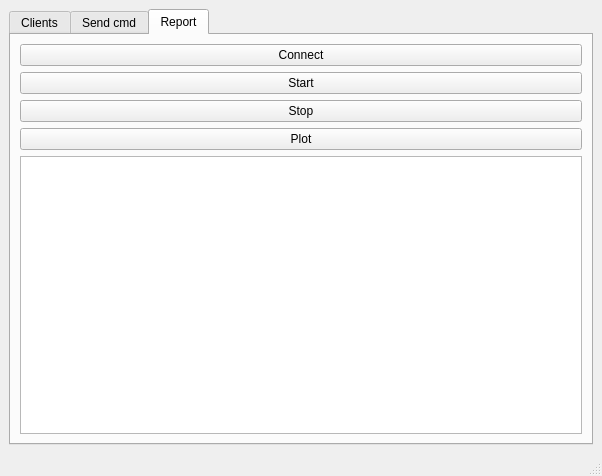
<?xml version="1.0" encoding="UTF-8"?>
<ui version="4.0">
 <class>MainWindow</class>
 <widget class="QMainWindow" name="MainWindow">
  <property name="enabled">
   <bool>true</bool>
  </property>
  <property name="geometry">
   <rect>
    <x>0</x>
    <y>0</y>
    <width>602</width>
    <height>476</height>
   </rect>
  </property>
  <property name="windowTitle">
   <string>V2X</string>
  </property>
  <property name="documentMode">
   <bool>false</bool>
  </property>
  <widget class="QWidget" name="centralwidget">
   <layout class="QGridLayout" name="gridLayout">
    <item row="0" column="0">
     <widget class="QTabWidget" name="tabWidget">
      <property name="currentIndex">
       <number>2</number>
      </property>
      <widget class="QWidget" name="tab">
       <attribute name="title">
        <string>Clients</string>
       </attribute>
       <layout class="QGridLayout" name="gridLayout_3">
        <item row="0" column="0">
         <layout class="QVBoxLayout" name="verticalLayout">
          <item>
           <widget class="QListWidget" name="ipList">
            <item>
             <property name="text">
              <string>ID: Host</string>
             </property>
             <property name="flags">
              <set>NoItemFlags</set>
             </property>
            </item>
           </widget>
          </item>
          <item>
           <widget class="QPushButton" name="startButton">
            <property name="text">
             <string>Listen</string>
            </property>
           </widget>
          </item>
          <item>
           <widget class="QPushButton" name="stopButton">
            <property name="enabled">
             <bool>false</bool>
            </property>
            <property name="text">
             <string>Stop</string>
            </property>
           </widget>
          </item>
         </layout>
        </item>
       </layout>
      </widget>
      <widget class="QWidget" name="tab_2">
       <attribute name="title">
        <string>Send cmd</string>
       </attribute>
       <layout class="QGridLayout" name="gridLayout_4">
        <item row="0" column="0">
         <layout class="QVBoxLayout" name="verticalLayout_3">
          <item>
           <widget class="QLabel" name="label">
            <property name="font">
             <font>
              <pointsize>10</pointsize>
             </font>
            </property>
            <property name="text">
             <string>Select a client and send command:</string>
            </property>
           </widget>
          </item>
          <item>
           <widget class="QLineEdit" name="cmd_line"/>
          </item>
          <item>
           <widget class="QPushButton" name="send_cmd_btn">
            <property name="enabled">
             <bool>true</bool>
            </property>
            <property name="text">
             <string>Send</string>
            </property>
            <property name="autoDefault">
             <bool>true</bool>
            </property>
            <property name="default">
             <bool>false</bool>
            </property>
            <property name="flat">
             <bool>false</bool>
            </property>
           </widget>
          </item>
         </layout>
        </item>
        <item row="1" column="0">
         <spacer name="verticalSpacer">
          <property name="orientation">
           <enum>Qt::Vertical</enum>
          </property>
          <property name="sizeHint" stdset="0">
           <size>
            <width>20</width>
            <height>40</height>
           </size>
          </property>
         </spacer>
        </item>
       </layout>
      </widget>
      <widget class="QWidget" name="tab_3">
       <attribute name="title">
        <string>Report</string>
       </attribute>
       <layout class="QGridLayout" name="gridLayout_2">
        <item row="1" column="0">
         <widget class="QPushButton" name="start_report_btn">
          <property name="text">
           <string>Start</string>
          </property>
         </widget>
        </item>
        <item row="0" column="0">
         <widget class="QPushButton" name="connect_report_btn">
          <property name="text">
           <string>Connect</string>
          </property>
         </widget>
        </item>
        <item row="2" column="0">
         <widget class="QPushButton" name="stop_report_btn">
          <property name="text">
           <string>Stop</string>
          </property>
         </widget>
        </item>
        <item row="4" column="0">
         <widget class="QListWidget" name="reportList"/>
        </item>
        <item row="3" column="0">
         <widget class="QPushButton" name="plot_btn">
          <property name="text">
           <string>Plot</string>
          </property>
         </widget>
        </item>
       </layout>
      </widget>
     </widget>
    </item>
   </layout>
  </widget>
  <widget class="QStatusBar" name="statusbar"/>
  <widget class="QMenuBar" name="menubar">
   <property name="geometry">
    <rect>
     <x>0</x>
     <y>0</y>
     <width>602</width>
     <height>21</height>
    </rect>
   </property>
  </widget>
  <action name="actionReport">
   <property name="text">
    <string>Report</string>
   </property>
  </action>
  <action name="actionInfo">
   <property name="text">
    <string>Info</string>
   </property>
  </action>
 </widget>
 <resources/>
 <connections/>
</ui>
